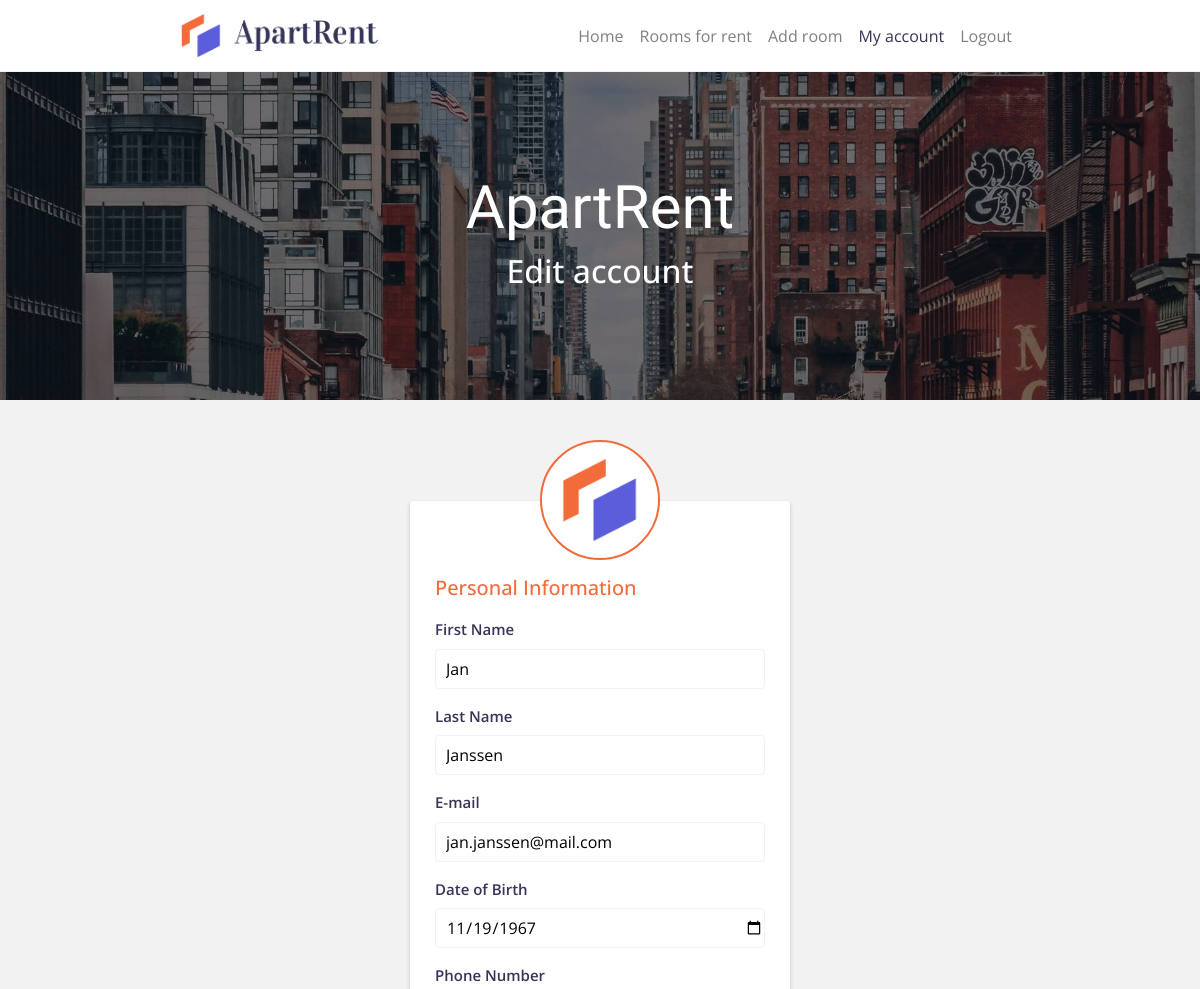
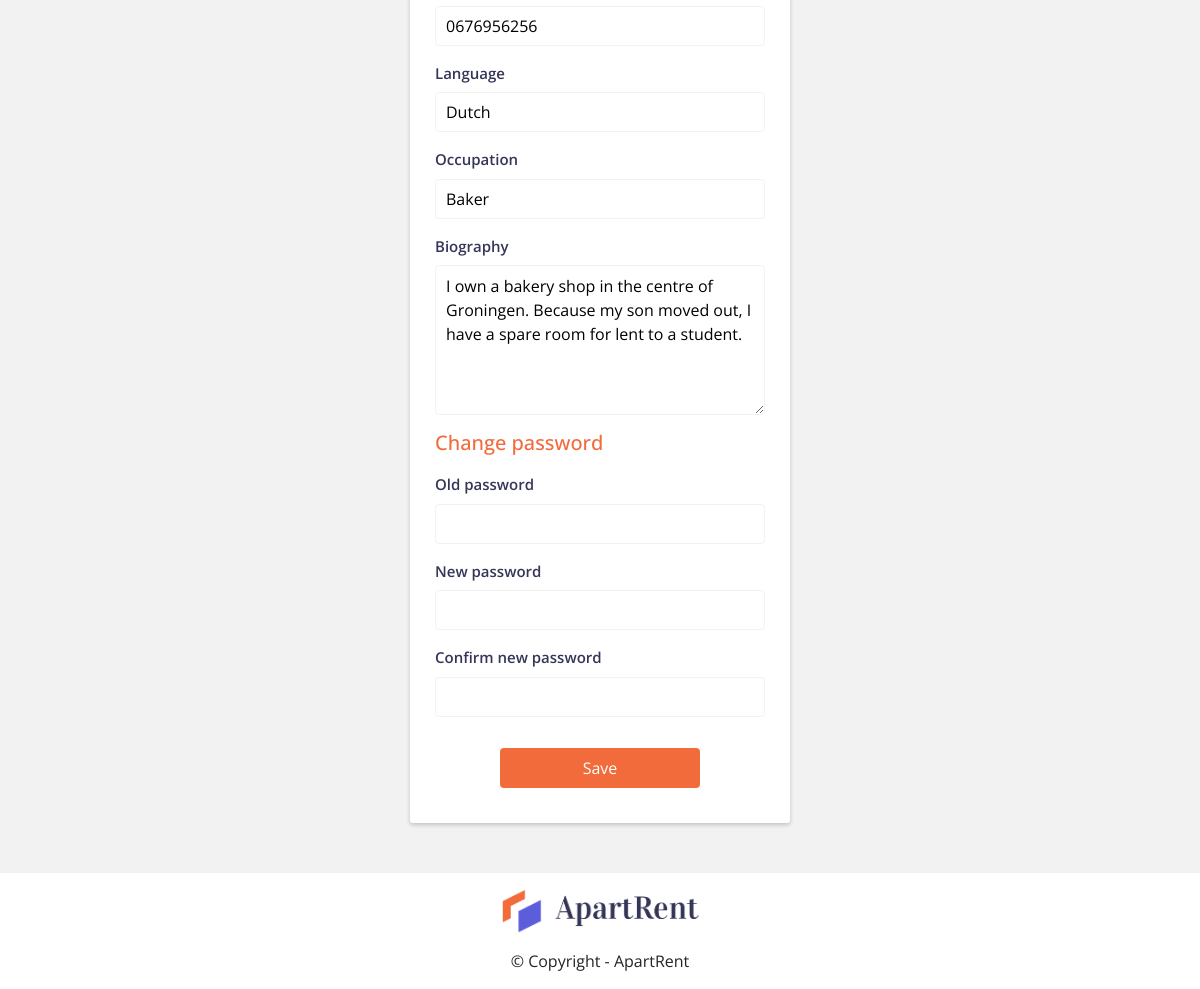
The app's page /edit-account/ (signed in) with its own data (2 pictures, top to bottom).
### tables this page shows
CREATE TABLE `users` (
  `id` int(11) NOT NULL,
  `username` varchar(255) NOT NULL,
  `password` varchar(255) NOT NULL,
  `firstname` varchar(255) NOT NULL,
  `lastname` varchar(255) NOT NULL,
  `email` varchar(255) NOT NULL,
  `phone` varchar(10) NOT NULL,
  `birthdate` date NOT NULL,
  `language` varchar(255) NOT NULL,
  `occupation` varchar(255) NOT NULL,
  `biography` varchar(255) NOT NULL
);

### views/edit-account.php (the view, shortened to what this page needs)
<!doctype html>
<html lang="en">
    <head>
        <?= $head_upper_content ?>
        <link rel="stylesheet" href="/DDWT18_final/css/edit-account.css">
        <link rel="stylesheet" href="/DDWT18_final/css/form.css">
    </head>
    <body>
        <?= $navigation ?>
        <div class="jumbotron jumbotron-fluid myaccount-jumbo">
            <div class="container hero-container">
                <div class="hero-text">
                    <h1 class="display-4"><?= $header_title ?></h1>
                    <h2 class="display-6"><?= $header_subtitle ?></h2>
                </div>
            </div>
        </div>
        <div class="container">
            <div class="row justify-content-center add-row">
                <div class="col-lg-12 top-col">
                    <div class="apr-logo">
                        <img src="/DDWT18_final/resources/logo/apartrent-logo-square.png">
                    </div>
                </div>
                <div class="col-lg-4 edit-col single-col">
                    <form action='/DDWT18_final/edit-account/' method="POST">
                        <h3>Personal Information</h3>
                        <div class="form-row">
                            <label for="firstname">First Name</label>
                            <input type="text" name="firstname" value="<?php if (isset($user_info)){echo htmlspecialchars($user_info['firstname']);} ?>" required>
                        </div>
                        <div class="form-row">
                            <label for="lastname">Last Name</label>
                            <input type="text" name="lastname"  value="<?php if (isset($user_info)){echo htmlspecialchars($user_info['lastname']);} ?>" required>
                        </div>
                        <div class="form-row">
                            <label for="email" >E-mail</label>
                            <input type="email" name="email"  value="<?php if (isset($user_info)){echo htmlspecialchars($user_info['email']);} ?>" required>
                        </div>
                        <div class="form-row">
                            <label for="birthdate">Date of Birth</label>
                            <input type="date" name="birthdate"  class="form-input" value="<?php if (isset($user_info)){echo htmlspecialchars($user_info['birthdate']);} ?>" required>
                        </div>
                        <div class="form-row">
                            <label for="phone">Phone Number</label>
                            <input type="tel" name="phone" placeholder="0612345678" class="form-input" value="<?php if (isset($user_info)){echo htmlspecialchars($user_info['phone']);} ?>" required>
                        </div>
                        <div class="form-row">
                            <label for="language">Language</label>
                            <input type="text" name="language"  class="form-input" value="<?php if (isset($user_info)){echo htmlspecialchars($user_info['language']);} ?>" required>
                        </div>
                        <div class="form-row">
                            <label for="occupation">Occupation</label>
                            <input type="text" name="occupation" value="<?php if (isset($user_info)){echo htmlspecialchars($user_info['occupation']);} ?>" required>
                        </div>
                        <div class="form-row">
                            <label for="biography">Biography</label>
                            <textarea class="form-input"  name="biography" required><?php if (isset($user_info)){echo htmlspecialchars($user_info['biography']);} ?></textarea>
                        </div>
                        <h3>Change password</h3>
                        <div class="form-row">
                            <label for="old-password">Old password</label>
                            <input type="password" name="old-password">
                        </div>
                        <div class="form-row">
                            <label for="password1">New password</label>
                            <input type="password" name="password1">
                        </div>
                        <div class="form-row">
                            <label for="password2">Confirm new password</label>
                            <input type="password" name="password2">
                        </div>
                        <div class="btn-wrapper">
                            <button type="submit" id="form-btn">Save</button>
                        </div>
                    </form>
                </div>
            </div>
        </div>
        <?= $footer ?>
    </body>
</html>

### css/main.css (style rules this page uses)
body { font-family: 'Open Sans', sans-serif; background-color: #f2f2f2; }
.jumbotron { color: white; background-position: center; background-repeat: no-repeat; background-size: cover; position: relative; margin-bottom: 0; }
.jumbotron:before { content:""; display: block; position: absolute; top: 0; left: 0; width: 100%; background-color: rgba(0, 0, 0, .5); }
@media screen and (min-width: 992px) { .jumbotron { padding-top: 71px; padding-bottom: 71px; } }
@media screen and (min-width: 992px) { .jumbotron { height: 500px; } }
@media screen and (min-width: 992px) { .jumbotron:before { height: 500px; } }
@media screen and (min-width: 992px) { .hero-container { padding-top: 70px; } }
@media screen and (min-width: 768px) { .jumbotron { padding-top: 71px; padding-bottom: 71px; } }
@media screen and (min-width: 768px) { .jumbotron:before { height: 400px; } }
@media screen and (min-width: 768px) { .jumbotron { height: 400px; } }
@media screen and (min-width: 768px) { .hero-container { padding-top: 70px; } }
@media screen and (min-width: 768px) { .hero-text h1 { font-size: 60px; } }
.hero-container { position: relative; display: flex; align-items: center; justify-content: center; height: 100%; }
.hero-text { text-align: center; }
.hero-text h1 { font-family: 'Vidaloka', serif; }

### css/edit-account.css (style rules this page uses)
.jumbotron.myaccount-jumbo { background-image: url("/DDWT18_final/resources/headers/my-account-header.jpeg"); }
div.btn-wrapper { margin-top: 31px; }

### css/form.css (style rules this page uses)
.form-row { margin-bottom: 16px; margin-left: 0; margin-right: 0; }
textarea { height: 150px; }
textarea { padding-top: 8px; }
label { font-weight: 600; color: #353558; margin-bottom: 8px; font-size: 15px; width: 100%; }
input, textarea { width: 100%; border-radius: 4px; border: 1px solid #f2f2f2; padding-left: 10px; }
input { height: 40px; }
textarea { min-height: 150px; }
.single-col h3 { color: #f26b3a; font-size: 20px; padding-bottom: 10px; margin-top: 15px; }
.btn-wrapper button { width: 200px; color: white; height: 40px; background-color: #f26b3a; border-radius: 4px; margin: 0 auto 0 auto; border: none; }
.btn-wrapper { display: flex; justify-content: center; margin-bottom: 10px; }
.single-col { background-color: #fff; border-radius: 3px; margin-top: 100px; padding: 60px 25px 25px 25px; margin-bottom: 50px; box-shadow: 0 2px 4px 0 rgba(0,0,0,.2); }
.apr-logo { position: absolute; top: 40px; left: 0; right: 0; margin: 0 auto; background-color: white; width: 120px; height: 120px; border: solid 2px #f26b3a; border-radius: 50%; display: flex; justify-content: center; align-items: center; z-index: 100; }
.apr-logo img { width: 65%; height: auto; }

### records on screen
users: firstname "Jan", lastname "Janssen", email "jan.janssen@mail.com", birthdate "11/19/1967", phone "0676956256", language "Dutch", occupation "Baker", biography "I own a bakery shop in the centre of Groningen. Because my son moved out, I have a spare room for lent to a student."

### other values on screen
$info['name'] "Home"
$info['name'] "Rooms for rent"
$info['name'] "Add room"
$template[$active_id]['name'] "My account"
$info['name'] "Logout"
$header_title "ApartRent"
$header_subtitle "Edit account"
